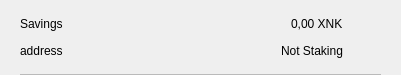
<?xml version="1.0" encoding="UTF-8"?>
<ui version="4.0">
 <class>CSRow</class>
 <widget class="QWidget" name="CSRow">
  <property name="geometry">
   <rect>
    <x>0</x>
    <y>0</y>
    <width>401</width>
    <height>75</height>
   </rect>
  </property>
  <property name="windowTitle">
   <string>Form</string>
  </property>
  <layout class="QVBoxLayout" name="verticalLayout">
   <property name="spacing">
    <number>0</number>
   </property>
   <property name="leftMargin">
    <number>20</number>
   </property>
   <property name="topMargin">
    <number>10</number>
   </property>
   <property name="rightMargin">
    <number>20</number>
   </property>
   <property name="bottomMargin">
    <number>0</number>
   </property>
   <item>
    <widget class="QWidget" name="info" native="true">
     <property name="minimumSize">
      <size>
       <width>0</width>
       <height>0</height>
      </size>
     </property>
     <layout class="QHBoxLayout" name="horizontalLayout_3">
      <property name="leftMargin">
       <number>0</number>
      </property>
      <property name="topMargin">
       <number>0</number>
      </property>
      <property name="rightMargin">
       <number>0</number>
      </property>
      <property name="bottomMargin">
       <number>10</number>
      </property>
      <item>
       <widget class="QWidget" name="container" native="true">
        <property name="minimumSize">
         <size>
          <width>0</width>
          <height>0</height>
         </size>
        </property>
        <layout class="QVBoxLayout" name="verticalLayout_2">
         <property name="spacing">
          <number>0</number>
         </property>
         <property name="leftMargin">
          <number>0</number>
         </property>
         <property name="topMargin">
          <number>0</number>
         </property>
         <property name="rightMargin">
          <number>0</number>
         </property>
         <property name="bottomMargin">
          <number>0</number>
         </property>
         <item>
          <layout class="QHBoxLayout" name="horizontalLayout">
           <item>
            <widget class="QLabel" name="labelName">
             <property name="toolTip">
              <string notr="true"/>
             </property>
             <property name="text">
              <string>Savings</string>
             </property>
            </widget>
           </item>
           <item>
            <spacer name="horizontalSpacer">
             <property name="orientation">
              <enum>Qt::Horizontal</enum>
             </property>
             <property name="sizeHint" stdset="0">
              <size>
               <width>40</width>
               <height>20</height>
              </size>
             </property>
            </spacer>
           </item>
           <item>
            <widget class="QLabel" name="labelAmount">
             <property name="text">
              <string>0,00 XNK</string>
             </property>
            </widget>
           </item>
          </layout>
         </item>
         <item>
          <layout class="QHBoxLayout" name="horizontalLayout_2">
           <item>
            <widget class="QLabel" name="labelAddress">
             <property name="toolTip">
              <string notr="true"/>
             </property>
             <property name="text">
              <string>address</string>
             </property>
            </widget>
           </item>
           <item>
            <spacer name="horizontalSpacer_2">
             <property name="orientation">
              <enum>Qt::Horizontal</enum>
             </property>
             <property name="sizeHint" stdset="0">
              <size>
               <width>40</width>
               <height>20</height>
              </size>
             </property>
            </spacer>
           </item>
           <item>
            <widget class="QLabel" name="labelStaking">
             <property name="text">
              <string>Not Staking</string>
             </property>
            </widget>
           </item>
          </layout>
         </item>
        </layout>
       </widget>
      </item>
      <item alignment="Qt::AlignHCenter|Qt::AlignVCenter">
       <widget class="QPushButton" name="pushButtonMenu">
        <property name="minimumSize">
         <size>
          <width>24</width>
          <height>24</height>
         </size>
        </property>
        <property name="maximumSize">
         <size>
          <width>32</width>
          <height>32</height>
         </size>
        </property>
        <property name="focusPolicy">
         <enum>Qt::NoFocus</enum>
        </property>
        <property name="styleSheet">
         <string notr="true">border:none; background-color:transparent;</string>
        </property>
        <property name="text">
         <string/>
        </property>
        <property name="icon">
         <iconset>
          <normaloff>://ic-menu-hover</normaloff>://ic-menu-hover</iconset>
        </property>
        <property name="iconSize">
         <size>
          <width>24</width>
          <height>24</height>
         </size>
        </property>
       </widget>
      </item>
     </layout>
    </widget>
   </item>
   <item>
    <widget class="QLabel" name="lblDivisory">
     <property name="minimumSize">
      <size>
       <width>0</width>
       <height>1</height>
      </size>
     </property>
     <property name="maximumSize">
      <size>
       <width>16777215</width>
       <height>1</height>
      </size>
     </property>
     <property name="styleSheet">
      <string notr="true">background-color:#bababa;</string>
     </property>
     <property name="text">
      <string/>
     </property>
     <property name="alignment">
      <set>Qt::AlignBottom|Qt::AlignLeading|Qt::AlignLeft</set>
     </property>
    </widget>
   </item>
  </layout>
 </widget>
 <resources/>
 <connections/>
</ui>
